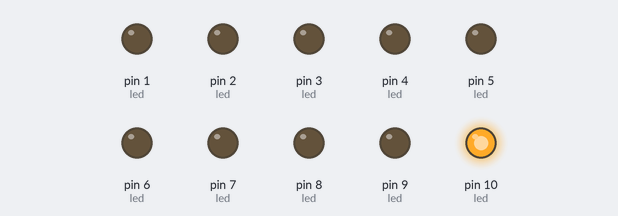
This sketch was run on a simulated Arduino Uno, built with avr-gcc and run on an emulated ATmega328P. Parts: output pins drawn as LEDs (lit = HIGH).

Above: at 0.07 s.
At 1.57 s:
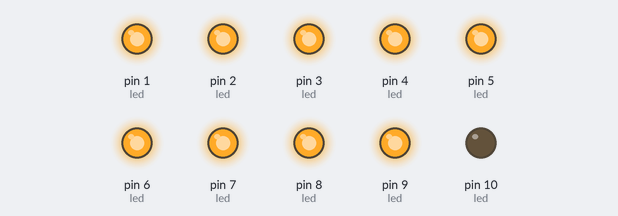
At 3.0 s:
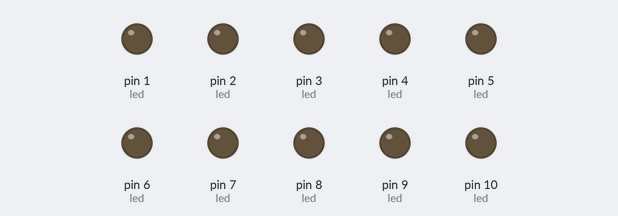
At 4.65 s:
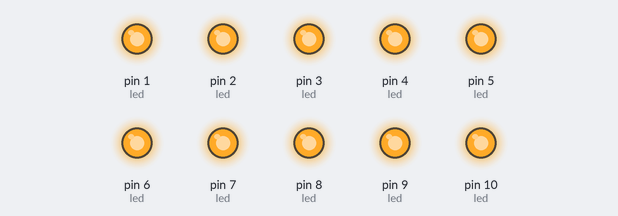
At 8.32 s:
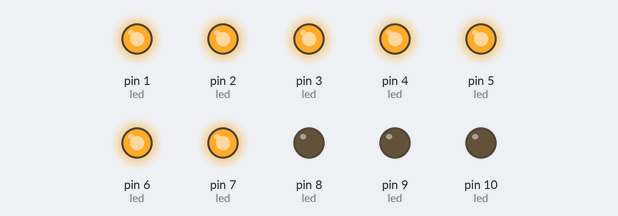
At 12.0 s:
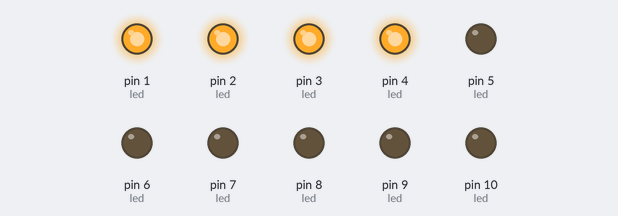
Timing chart, 0 to 16.6 s (numbered marks = the images above):
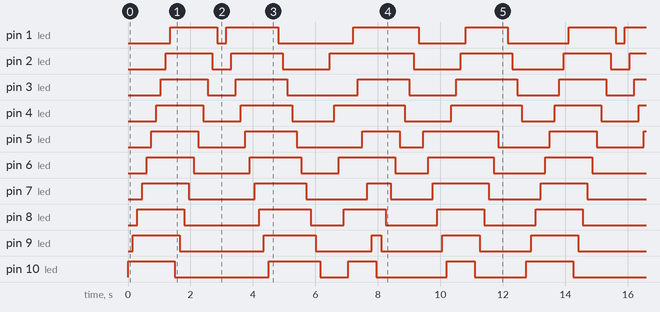

The sketch:

heart_necklace.ino
```cpp
//Heart CKT LED Lightshow on ATTiny84

//Note these LED values will need to be
//  changed according to LED Mapping program
#define led1 10
#define led2 9
#define led3 8
#define led4 7
#define led5 6
#define led6 5
#define led7 4
#define led8 3
#define led9 2
#define led10 1

int led[] = {
              led1, led2, led3, led4, led5,
              led6, led7, led8, led9, led10
            };

//Number of LEDs
int leds = 10;

//Delay variable
unsigned int t = 150;

void setup() {
  //Configuring all LED's to be OUTPUT
  for ( int i = 0 ; i < leds ; i++ ) {
    pinMode(led[i], OUTPUT);
    //digitalWrite(led[i], LOW);
  }
}

//Lightshow sequence
void loop() {

  //All on, forward
  for ( int i = 0 ; i < leds ; i++ ) {
    digitalWrite(led[i], HIGH);
    delay(t);
  }
  //All off, forward
  for ( int i = 0 ; i < leds ; i++ ) {
    digitalWrite(led[i], LOW);
    delay(t);
  }


  //All on, backward
  for ( int i = leds ; i >= 0 ; i-- ) {
    digitalWrite(led[i], HIGH);
    delay(t);
  }
  //All off, backward
  for ( int i = leds ; i >= 0 ; i-- ) {
    digitalWrite(led[i], LOW);
    delay(t);
  }


  //Every even on, backward
  for ( int i = leds ; i >= 0 ; i -= 2 ) {
    digitalWrite(led[i], HIGH);
    delay(t);
  }
  //Every odd on, CCW
  for ( int i = leds - 1 ; i >= 0 ; i -= 2 ) {
    digitalWrite(led[i], HIGH);
    delay(t);
  }
  //First half, off, CW
  for ( int i = 0 ; i <= 5 ; i++ ) {
    digitalWrite(led[i], LOW);
    delay(t);
  }
    //2nd half, off, CCW
  for ( int i = 6 ; i < leds ; i++ ) {
    digitalWrite(led[i], LOW);
    delay(t);
  }

  //First half, on, CCW
  for ( int i = 5 ; i >= 0 ; i-- ) {
    digitalWrite(led[i], HIGH);
    delay(t);
  }
    //2nd half, on, backward
  for ( int i = 6 ; i <= leds ; i++ ) {
    digitalWrite(led[i], HIGH);
    delay(t);
  }

  //First half, off, CW
  for ( int i = 0 ; i <= 5 ; i++ ) {
    digitalWrite(led[i], LOW);
    delay(t);
  }
    //2nd half, on, CCW
  for ( int i = leds ; i >= 6 ; i-- ) {
    digitalWrite(led[i], LOW);
    delay(t);
  }

}
```

Measured:
- by itself, pin 1 (led): repeats every 12.8 s: LOW 0.30 s, HIGH 1.7 s, LOW 2.4 s, HIGH 2.1 s, LOW 1.5 s, HIGH 1.4 s, LOW 2.0 s, HIGH 1.5 s
- by itself, pin 2 (led): repeats every 12.8 s: LOW 0.60 s, HIGH 1.7 s, LOW 1.5 s, HIGH 2.7 s, LOW 1.5 s, HIGH 1.7 s, LOW 1.7 s, HIGH 1.5 s
- by itself, pin 3 (led): repeats every 12.8 s: LOW 0.90 s, HIGH 1.7 s, LOW 2.3 s, HIGH 1.7 s, LOW 1.5 s, HIGH 2.0 s, LOW 1.4 s, HIGH 1.5 s
- by itself, pin 4 (led): repeats every 12.8 s: LOW 1.2 s, HIGH 1.7 s, LOW 1.4 s, HIGH 2.3 s, LOW 1.5 s, HIGH 2.3 s, LOW 1.1 s, HIGH 1.5 s
- by itself, pin 5 (led): repeats every 12.8 s: LOW 1.5 s, HIGH 1.7 s, LOW 2.1 s, HIGH 1.2 s, LOW 0.75 s, HIGH 2.4 s, LOW 1.7 s, HIGH 1.5 s
- by itself, pin 6 (led): repeats every 12.8 s: LOW 1.8 s, HIGH 1.7 s, LOW 1.2 s, HIGH 1.8 s, LOW 1.1 s, HIGH 2.1 s, LOW 1.7 s, HIGH 1.5 s
- by itself, pin 7 (led): repeats every 12.8 s: LOW 2.1 s, HIGH 1.7 s, LOW 2.0 s, HIGH 0.75 s, LOW 1.4 s, HIGH 1.8 s, LOW 1.7 s, HIGH 1.5 s
- by itself, pin 8 (led): repeats every 12.8 s: LOW 2.4 s, HIGH 1.7 s, LOW 1.1 s, HIGH 1.4 s, 2 × (LOW 1.7 s, HIGH 1.5 s)
